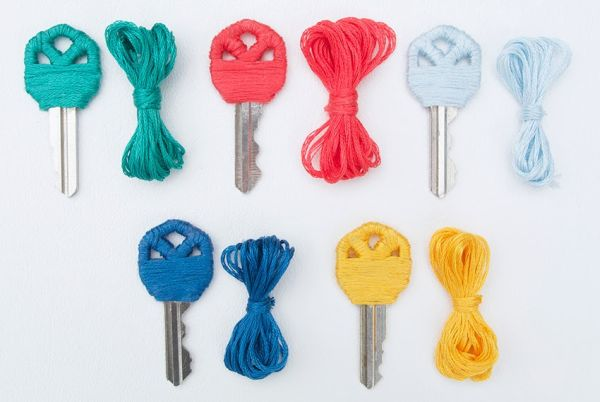
#> input picture Llaves.jpg, 600 x 402 px, found by its file name; the run also reads 1 picture not shown here
$ jupyter execute --allow-errors Taller1_PDI-2024-2.ipynb
#> lines starting #> are read from the running program, lines starting #| are printed output that depends on the picture; after the words box and inside, x2 and y2 are one past the last pixel; in counts of white or black regions, pixels touching at a corner belong together
<a href="https://colab.research.google.com/github/GabrielaRomoM/DIP-2024-2/blob/main/Talleres/Taller1_PDI-2024-2.ipynb" target="_parent"></a>

# Libreria

[cell 1]
#Library
import matplotlib.image as mpimg
import matplotlib.pylab as plt, pylab
from skimage import io, color, filters, morphology
from skimage.morphology import binary_erosion, binary_dilation, binary_opening, binary_closing, disk, skeletonize, rectangle, remove_small_objects
from skimage.io import imread
from skimage import img_as_float
from skimage.filters import threshold_otsu
from skimage.color import rgb2gray
import matplotlib.pyplot as plt
import numpy as np
import cv2

# Cargar Datos

[cell 2]
def load_data(FILEID):
    #FILEID es la identificación de un archivo .zip en mi drive con permisos para cualquiera que posea el ID
    ## dicho ID se encuentra en celdas más abajo.
    #Se carga, descomprime y finalmente guarda en la variable Data el conjunto de datos.
    !wget --load-cookies /tmp/cookies.txt "https://docs.google.com/uc?export=download&confirm=$(wget --quiet --save-cookies /tmp/cookies.txt --keep-session-cookies --no-check-certificate 'https://docs.google.com/uc?export=download&id='$FILEID -O- | sed -rn 's/.*confirm=([0-9A-Za-z_]+).*/\1\n/p')&id="$FILEID -O parches.zip && rm -rf /tmp/cookies.txt
    !unzip parches.zip
    !dir

    #Data=df.read_csv('/content/UpdatedResumeDataSet.csv')

[cell 3]
load_data('1MNxr-FFnz2RIurEpQgQg6m377DdqsZZY')

# Taller

## Ejercicio 1
Crea un algoritmo que identifique y separe cada uno de los objetos presentes en la siguiente imagen, objeto en color blanco y fonde de color negro

[cell 4]
# Cargar Imagen
path='/content/images/'
image = mpimg.imread(path + 'llaves.jpg')
#> image is the input picture: shape (402, 600, 3); mean R, G, B 207.3, 207.6, 209
# Convertir Imagen (RGB a HSV)
image_hsv_skimage = color.rgb2hsv(image)
#> image_hsv_skimage: shape (402, 600, 3) float64; mean of channels 0, 1, 2 0.582, 0.202, 0.893

# Definir rangos en HSV y crear mascaras
def create_hsv_mask(image_hsv, lower_bound, upper_bound):
    mask = np.all((image_hsv >= lower_bound) & (image_hsv <= upper_bound), axis=-1)
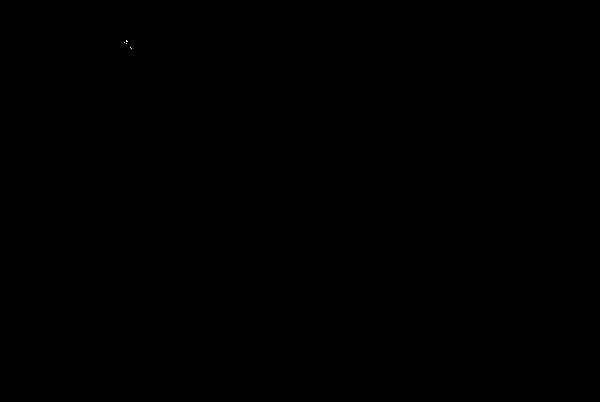
#> mask: shape (402, 600) bool; 0% white in thin lines or dots, all inside (x1, y1, x2, y2) = (124, 40, 132, 49)
    return mask

# Umbrales en HSV para diferenciar las llaves
black_lower = np.array([0.0, 0.0, 0.0])
black_upper = np.array([1.0, 1.0, 0.2])
red_lower1 = np.array([0.0, 0.2, 0.2])
red_upper1 = np.array([0.05, 1.0, 1.0])
red_lower2 = np.array([0.95, 0.2, 0.2])
red_upper2 = np.array([1.0, 1.0, 1.0])
green_lower = np.array([0.2, 0.2, 0.2])
green_upper = np.array([0.4, 1.0, 1.0])
blue_lower = np.array([0.5, 0.2, 0.2])
blue_upper = np.array([0.75, 1.0, 1.0])

#Crear mascaras para cada color
maskbk = create_hsv_mask(image_hsv_skimage, black_lower, black_upper)
maskr = create_hsv_mask(image_hsv_skimage, red_lower1, red_upper1) | create_hsv_mask(image_hsv_skimage, red_lower2, red_upper2)
#> maskr: shape (402, 600) bool; 6.5% white; 4 white regions (1 under 20 px), largest, box (x1, y1, x2, y2) and area: (300, 17, 396, 184) 10064, (208, 19, 288, 106) 5540, (248, 128, 252, 166) 90
maskg = create_hsv_mask(image_hsv_skimage, green_lower, green_upper)
maskbl = create_hsv_mask(image_hsv_skimage, blue_lower, blue_upper)

# Remove small objects (ruido)
maskbk = remove_small_objects(maskbk, min_size=500)
maskr = remove_small_objects(maskr, min_size=500)
#> maskr: shape (402, 600) bool; 6.5% white; 2 white regions, box (x1, y1, x2, y2) and area: (300, 17, 396, 184) 10064, (208, 19, 288, 106) 5540
maskg = remove_small_objects(maskg, min_size=500)
maskbl = remove_small_objects(maskbl, min_size=500)
#> maskbl: shape (402, 600) bool; 6.6% white; 4 white regions, box (x1, y1, x2, y2) and area: (220, 235, 295, 381) 7010, (137, 219, 215, 304) 5255, (26, 24, 104, 112) 2975, (508, 41, 530, 97) 641

# Extraer cada llave usando las máscaras
keyblack = image.copy() ; keyblack[~maskbk] = 0
keyred = image.copy() ; keyred[~maskr] = 0
keygreen = image.copy() ; keygreen[~maskg] = 0
keyblue = image.copy() ; keyblue[~maskbl] = 0

# Cambiar fondo (Blanco)
bg_keyblack = keyblack.copy() ; bg_keyblack[~maskbk] = [255,255,255]
bg_keyred = keyred.copy() ; bg_keyred[~maskr] = [255, 255, 255]
bg_keygreen = keygreen.copy() ; bg_keygreen[~maskg] = [255, 255, 255]
bg_keyblue = keyblue.copy() ; bg_keyblue[~maskbl] = [255, 255, 255]

# Mostrar imagenes
plt.figure(figsize=(20,10))
plt.subplot(151), plt.imshow(image), plt.title('Original Image'), plt.axis('off')
plt.subplot(152), plt.imshow(bg_keyblack), plt.title('Black Key'), plt.axis('off')
plt.subplot(153), plt.imshow(bg_keyred), plt.title('Red Key'), plt.axis('off')
plt.subplot(154), plt.imshow(bg_keygreen), plt.title('Green Key'), plt.axis('off')
plt.subplot(155), plt.imshow(bg_keyblue), plt.title('Blue Key'), plt.axis('off')
plt.tight_layout()
plt.show()
#> the answer given: ../Llaves.jpg

## Ejercicio 2

Diseña una clase que acepte una imagen en formato RGB y aplique manualmente las siguientes transformaciones:

*   Conversión de RGB a HSV
*   Conversión de RGB a CMYK

Para ambas conversiones (HSV y CMYK) Si los valores de RGb estan de 0 a 255 normalizar para obtener valores en el rango de 0 a 1.

**Conversión Manual de RGB a HSV**

- Determinar el valor máximo, minimo y la diferencia entre ellos:

$$C_{max} = \max(R_{norm}, G_{norm}, B_{norm})$$
$$C_{min} = \min(R_{norm}, G_{norm}, B_{norm})
$$
$$\Delta = C_{max} - C_{min}$$

- Calcular el tono (Hue,H):
Se calcula en grados (0 a 360):
$$H = \begin{cases} 0 & \text{si } \Delta = 0 \\60^\circ \times \left( \frac{G_{norm} - B_{norm}}{\Delta} \mod 6 \right) & \text{si } C_{max} = R_{norm} \\
60^\circ \times \left( \frac{B_{norm} - R_{norm}}{\Delta} + 2 \right) & \text{si } C_{max} = G_{norm} \\60^\circ \times \left( \frac{R_{norm} - G_{norm}} {\Delta} + 4 \right) & \text{si } C_{max} = B_{norm}\end{cases}$$

    Si H es negativo, se debe sumar 360 para llevarlo al rango de 0 a 360.

- Calcular la saturación (Saturation, S):

$$S = \begin{cases} 0 & \text{si } C_{max} = 0 \\\frac{\Delta}{C_{max}} & \text{si } C_{max} \neq 0\end{cases}$$

- Calcular el brillo (Value, V):

$$V = C_{max}$$

Para una imagen completa, se repite el proceso para cada píxel.

**Conversión manual RGB a CMYK**

- Cálculo de K(Negro):
$${K} = 1 - \max(R, G, B)$$

- Cálculo de C(Cian):
$${C} = \frac{1 - R - \text{K}}{1 - \text{K}} \quad \text{si} \quad \text{K} < 1$$

- Cálculo de M(Magenta):
$${M} = \frac{1 - G - \text{K}}{1 - \text{K}} \quad \text{si} \quad \text{K} < 1$$

- Cálculo de Y(Amarillo):
$${Y} = \frac{1 - B - \text{K}}{1 - \text{K}} \quad \text{si} \quad \text{K} < 1$$

- Escala a porcentaje:
$$\quad C = C \times 100, \quad M = M \times 100, \quad Y = Y \times 100, \quad K = K \times 100$$

### Definición de Clase Manual

[cell 5]
class convcolor:
  def __init__(self, img):
    self.imagen = img/255 # Normalizar a [0,1]

  def converhsv(self):
    #Descomposición de los tres canales de color RGB
    r, g, b = self.imagen[:,:,0], self.imagen[:,:,1], self.imagen[:,:,2]
    #Determinar el valor máximo y minimo entre los componentes de la imagen
    max_rgb = np.max(self.imagen, axis=2)
    min_rgb = np.min(self.imagen, axis=2)
    delta = max_rgb - min_rgb

    #Condiciones (Mascaras para identificar los pixeles sin uso de ciclos)
    mask_r = (max_rgb == r)
#> mask_r: shape (402, 600) bool; 17.4% white; 113 white regions (93 under 20 px), largest, box (x1, y1, x2, y2) and area: (207, 15, 400, 192) 20701, (416, 218, 502, 385) 9322, (330, 217, 422, 384) 7875
    mask_g = (max_rgb == g)
#> mask_g: shape (402, 600) bool; 5.9% white; 278 white regions (227 under 20 px), largest, box (x1, y1, x2, y2) and area: (102, 16, 183, 180) 5201, (32, 32, 101, 196) 2755, (161, 304, 188, 385) 1038
    mask_b = (max_rgb == b)
#> mask_b: shape (402, 600) bool; 78.8% white; 178 black regions (148 under 20 px), largest, box (x1, y1, x2, y2) and area: (207, 15, 400, 192) 20753, (329, 210, 506, 390) 18486, (102, 19, 183, 180) 4349
    d0 = (delta>0) #Evitar divisiones por cero
#> d0: shape (402, 600) bool; 99.5% white; black in thin lines or dots, all inside (x1, y1, x2, y2) = (19, 17, 511, 385)

    #Calcular tono (Hue,H)
    h = np.zeros_like(max_rgb)  # Inicializar matriz de Hue
    h[mask_r & d0] = 60 * ((g[mask_r & d0] - b[mask_r & d0]) / delta[mask_r & d0])
    h[mask_g & d0] = 60 * ((b[mask_g & d0] - r[mask_g & d0]) / delta[mask_g & d0] + 2)
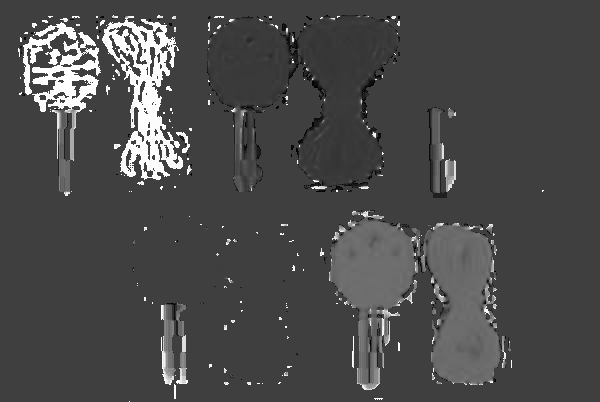
#> h: shape (402, 600) float64; min -60, max 180, mean 10.7; drawn with min black and max white
    h[mask_b & d0] = 60 * ((r[mask_b & d0] - g[mask_b & d0]) / delta[mask_b & d0] + 4)
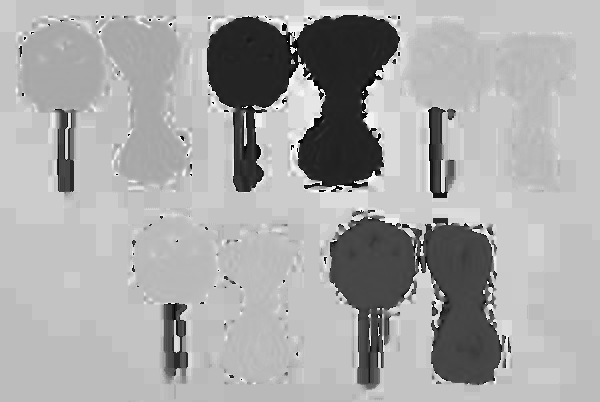
#> h: shape (402, 600) float64; min -56.47, max 300, mean 179.9; drawn with min black and max white
    h = h % 360 #Ajusta valores negativos de H
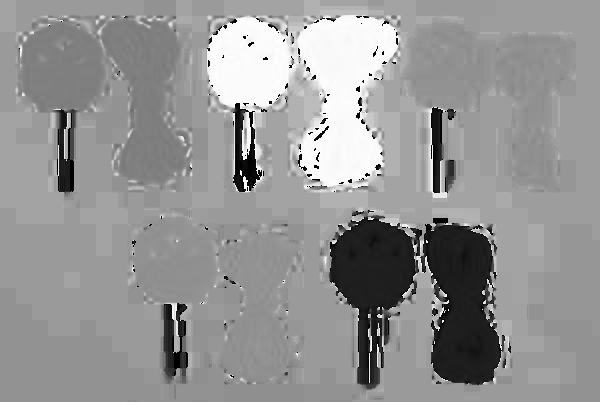
#> h: shape (402, 600) float64; min 0, max 359.7, mean 209.7; drawn with min black and max white

    #Calcular saturación (Saturation, S)
    s = np.zeros_like(max_rgb)
    s[max_rgb == 0] = 0
    s[max_rgb > 0] = delta[max_rgb > 0] / max_rgb[max_rgb > 0]

    #Calcular valor (Value, V)
    v = max_rgb

    #Unión de todos los canales
    hsv = np.stack((h, s, v), axis=2)
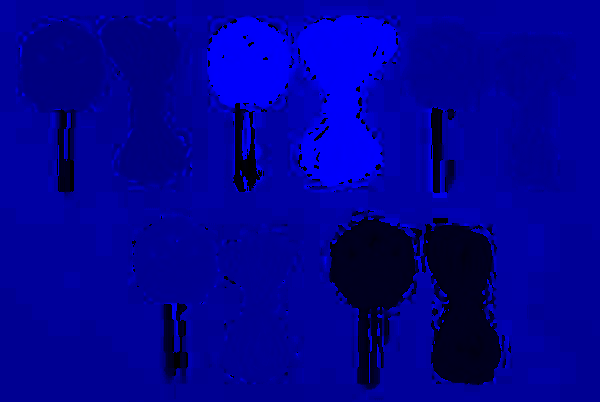
#> hsv: shape (402, 600, 3) float64; mean of channels 0, 1, 2 209.7, 0.2, 0.9; drawn with min black and max white
    hsvimg = np.clip(hsv, 0, 1)
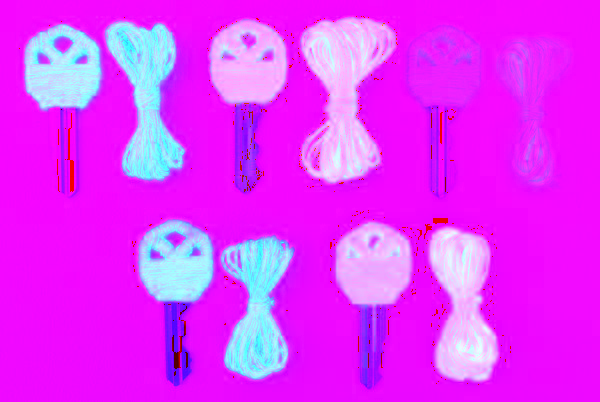
#> hsvimg: shape (402, 600, 3) float64; mean of channels 0, 1, 2 0.993, 0.202, 0.893; drawn as B, G, R

    plt.figure(figsize=(12, 8))
    plt.subplot(131), plt.imshow(self.imagen), plt.title('Original Image'), plt.axis('off')
    plt.subplot(132), plt.imshow(hsvimg), plt.title('HSV Image'), plt.axis('off')

  def convercmyk(self):
    #Calcular K (Negro)
    k = 1 - np.max(self.imagen, axis=2)
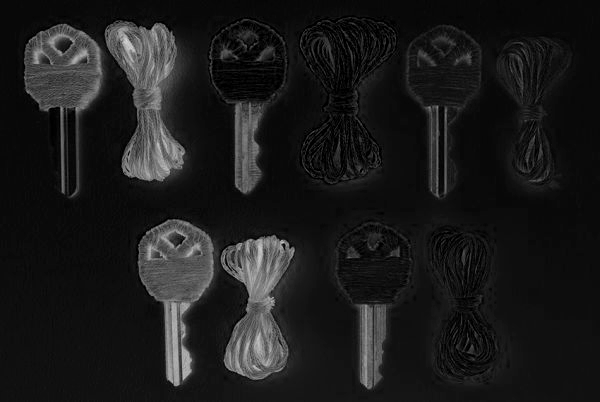
#> k: shape (402, 600) float64; min 0, max 0.867, mean 0.107
    kmask = (k>0) #Evitar divisiones por cero
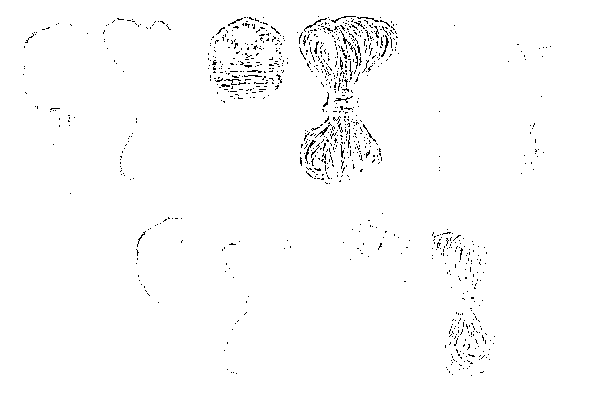
#> kmask: shape (402, 600) bool; 98.5% white; black in thin lines or dots, all inside (x1, y1, x2, y2) = (23, 16, 551, 376)

    # Asignar directamente 0 a C, M, Y para los píxeles donde k >= 1
    c = (1 - self.imagen[:,:,0] - k)
    m = (1 - self.imagen[:,:,1] - k)
    y = (1 - self.imagen[:,:,2] - k)

    nkmask = ~kmask  # Invertir la máscara para los píxeles no negros
    c[nkmask] = c[nkmask] / (1 - k[nkmask])
    m[nkmask] = m[nkmask] / (1 - k[nkmask])
    y[nkmask] = y[nkmask] / (1 - k[nkmask])

    #Convertir de escala 0-100
    c = c*100
    m = m*100
    y = y*100
    k = k*100

    #Union de todos los canales
    cmyk = np.stack((c, m, y, k), axis=2)
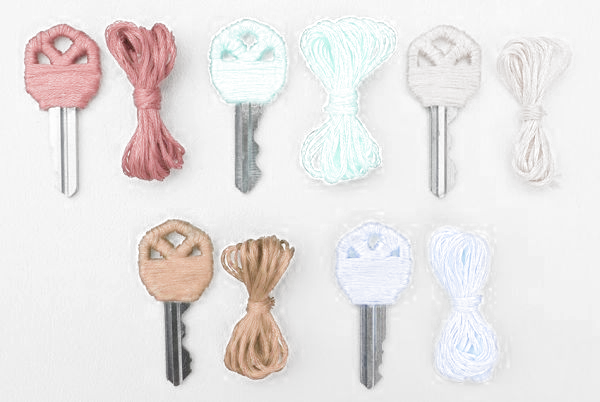
#> cmyk: shape (402, 600, 4) float64; mean R, G, B, A 8, 7.9, 7.4, 10.7; transparent parts drawn white
    cmykimg = np.clip(cmyk, 0, 1)
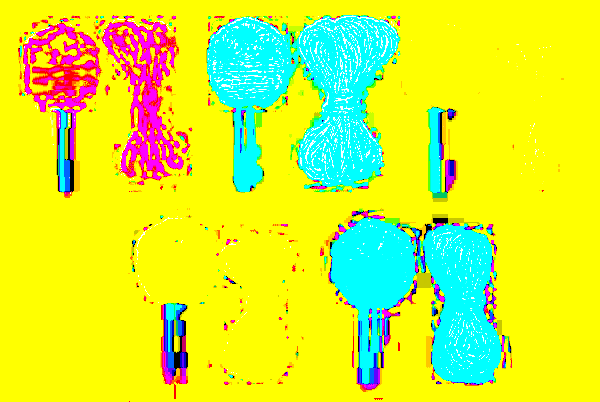
#> cmykimg: shape (402, 600, 4) float64; mean R, G, B, A 0.818, 0.928, 0.201, 0.983; transparent parts drawn white

    plt.subplot(133), plt.imshow(cmykimg), plt.title('CMYK Image'), plt.axis('off')
    plt.show()

def showconv(image):
  path='/content/images/'
  image = mpimg.imread(path + img)
  new = convcolor(image)
  new.converhsv(),new.convercmyk()

### Impresión imagenes (RGB,HSV,CYMK)

[cell 6]
img = input("Ingrese la imagen a convertir con su extensión (.jpg,.png,etc):\r")
showconv(img)

## Ejercicio 3

Desarrolla una clase que acepte una imagen y realice las siguientes transformaciones de forma manual:

- Escalado de Imagen.
- Cambio de tamaño de Imagen.

### Definición de clase manual

[cell 7]
class imgtransform:
  def __init__(self, img):
    self.imagen = img

  def scaleimg(self,factor):
    #Utilizando interpolacion
    height, width, channels = self.imagen.shape
    newheight = int(height * factor)
    newwidth = int(width * factor)
    #Crear nueva imagen
    new_img = np.zeros((newheight, newwidth, channels), dtype=np.uint8)
    #Recorrer la imagen
    for i in range(newheight):
      for j in range(newwidth):
        #Obtener las coordenadas originales en la imagen original
        x = int(i * height / newheight)
        y = int(j * width / newwidth)
        new_img[i, j] = self.imagen[x, y]
    plt.figure(figsize=(15, 10))
    plt.subplot(121)
    plt.imshow(self.imagen)
    plt.title(f'Original Image {width}x{height}')
    plt.axis('off')
    plt.subplot(122)
    plt.imshow(new_img)
    plt.title(f'Scaled Image {factor}=({newwidth}x{newheight})')
    plt.axis('off')
    plt.show()

  def resizeimg(self,new_height,new_width):
    #Utilizando interpolación
    height, width, channels = self.imagen.shape
    #Crear nueva imagen
    new_imgr = np.zeros((new_height, new_width, channels), dtype=np.uint8)
    #Recorrer la imagen
    for k in range(new_height):
      for l in range(new_width):
        #Obtener las coordenadas originales en la imagen
        x = int(k * height / new_height)
        y = int(l * width / new_width)
        new_imgr[k, l] = self.imagen[x, y]
    plt.figure(figsize=(12, 8))
    plt.imshow(new_imgr)
    plt.title(f'Resized Image ({new_width}x{new_height})')
    plt.axis('off')
    plt.show()

def showtrans(image):
  path='/content/images/'
  image = mpimg.imread(path + img2)
  new = imgtransform(image)
  new.scaleimg(sc)
  new.resizeimg(himg,wimg)

### Impresión de Imagenes (Original, Escala, Tamaño)

[cell 8]
img2 = input("Ingrese la imagen a transformar con su extensión (.jpg,.png,etc):\r")
#> the answer given: ../clock2.jpg
sc = float(input("Ingrese el factor de escalado:\r"))
#> the answer given: 3
himg = int(input("Ingrese el tamaño de la imagen (Alto):\r"))
#> the answer given: 3
wimg = int(input("Ingrese el tamaño de la imagen (Ancho):\r"))
#> the answer given: 3
showtrans(img2)

## Ejercicio 4

Reproduce los procesos enseñados en clase utilizando la biblioteca Opencv. Aplica las mismas transformaciones usando las funciones proporcionadas por la librería.)

### Erosion

[cell 9]
path = '/content/images/'

# Cargar la imagen y convertirla a escala de grises
im = cv2.imread(path + 'clock2.jpg', cv2.IMREAD_COLOR)
im_gray = cv2.cvtColor(im, cv2.COLOR_BGR2GRAY)

# Convertir a imagen binaria utilizando un umbral de 0.5 (128 en escala de grises)
_, binary_im = cv2.threshold(im_gray, 128, 255, cv2.THRESH_BINARY)

plt.figure(figsize=(20, 20))
plt.subplot(1, 3, 1), plt.imshow(binary_im, cmap='gray'), plt.title('Original Image'), plt.axis('off')
# Erosión con un rectángulo de tamaño (3, 3)
kernel = np.ones((3, 3), np.uint8)
erosion1 = cv2.erode(binary_im, kernel, iterations=1)
plt.subplot(1, 3, 2), plt.imshow(erosion1, cmap='gray'), plt.title('Erosion with Rectangle 3x3'), plt.axis('off')
# Erosión con un rectángulo de tamaño (1, 15)
kernel2 = np.ones((1, 15), np.uint8)
erosion2 = cv2.erode(binary_im, kernel2, iterations=1)
plt.subplot(1, 3, 3), plt.imshow(erosion2, cmap='gray'), plt.title('Erosion with Rectangle 1x15'), plt.axis('off')
plt.show()

### Dilation

[cell 10]
# Cargar la imagen con transparencia (canal alfa)
im = cv2.imread(path + 'tagore.png', cv2.IMREAD_UNCHANGED)

# Normalizar la imagen
#> (the rest of this cell did not finish here and is left out)

### Opening and Closing

[cell 11]
# Cargar la imagen y convertir a escala de grises
im = cv2.imread(path + 'circles.jpg', cv2.IMREAD_COLOR)
#> (the rest of this cell did not finish here and is left out)

### Computing the convex hull

[cell 12]
# Función para mostrar las imágenes lado a lado
def plot_images_horizontally(original, filtered, filter_name, sz=(18, 7)):
    plt.gray()
    plt.figure(figsize=sz)
    plt.subplot(121), plt.imshow(original, cmap='gray'), plt.title('Original'), plt.axis('off')
    plt.subplot(122), plt.imshow(filtered, cmap='gray'), plt.title(filter_name), plt.axis('off')
    plt.show()

# Cargar la imagen y convertirla a escala de grises
im = cv2.imread(path + 'horse-dog.jpg', cv2.IMREAD_GRAYSCALE)

# Umbralizar la imagen para obtener una imagen binaria
threshold = 0.5 * 255  # Umbralizamos usando 0.5 de 255
_, im_binary = cv2.threshold(im, threshold, 255, cv2.THRESH_BINARY)

# Encontrar los contornos en la imagen binaria
contours, _ = cv2.findContours(im_binary, cv2.RETR_EXTERNAL, cv2.CHAIN_APPROX_SIMPLE)
#> contours = []

# Crear una imagen en negro para dibujar el contorno convexo
chull = np.zeros_like(im_binary)

# Dibujar el contorno convexo en la imagen
for contour in contours:
    # Obtener el contorno convexo de cada contorno
    hull = cv2.convexHull(contour)
    cv2.drawContours(chull, [hull], -1, 255, thickness=cv2.FILLED)
#> this loop made 0 passes

# Mostrar la imagen original y el contorno convexo
#> (the rest of this cell did not finish here and is left out)


### Removing small objects

[cell 13]
# Función para mostrar las imágenes lado a lado
# [6 lines left out: function plot_images_horizontally, not called in this run]

# Cargar la imagen y convertirla a escala de grises
im = cv2.imread(path + 'circles.jpg', cv2.IMREAD_GRAYSCALE)

# Umbralizar la imagen para obtener una imagen binaria
threshold = 0.5 * 255  # Umbralizamos usando 0.5 de 255
_, im_binary = cv2.threshold(im, threshold, 255, cv2.THRESH_BINARY)

# Mostrar la imagen original binarizada
plt.figure(figsize=(10, 10))
#> (the rest of this cell did not finish here and is left out)

### Morphological contrast enhancement

[cell 14]
# Función para mostrar las imágenes en escala de grises
# [4 lines left out: function plot_gray_image, not called in this run]

# Cargar la imagen y convertirla a escala de grises
#> (the rest of this cell did not finish here and is left out)

### Noise removal with median filter

[cell 15]
# Función para mostrar las imágenes en escala de grises
# [4 lines left out: function plot_gray_image, not called in this run]

# Cargar la imagen en escala de grises
noisy_image = cv2.imread(path + 'lena.jpg', cv2.IMREAD_GRAYSCALE)

# Agregar ruido sal y pimienta
#> (the rest of this cell did not finish here and is left out)

## Ejercicio 5

Crea una clase que reciba una imagen binaria y que cuente con métodos para realizar las operaciones morfológicas que se han visto en clase.

### Definición de Clase

[cell 16]
class OpMorfo:
    def __init__(self, imagen):
        self.imagen = imagen
        self.resultados = {}

    def erosion(self):
        r = rectangle(3, 3)
        im_erosion = binary_erosion(self.imagen, r)
        self.resultados['Erosión'] = im_erosion

    def dilatacion(self):
        im_dil = binary_dilation(self.imagen, disk(3))
        self.resultados['Dilatación'] = im_dil

    def opening(self):
        im_opening = binary_opening(self.imagen, disk(3))
        self.resultados['Opening'] = im_opening

    def closing(self):
        im_closing = binary_closing(self.imagen, disk(3))
        self.resultados['Closing'] = im_closing

    def skeleton(self):
        skeleton = skeletonize(self.imagen)
        self.resultados['Skeleton'] = skeleton

    def imagenesp(self):
        # Mostrar todos los resultados de las operaciones morfológicas
        pylab.gray()
        pylab.figure(figsize=(18, 9))
        pylab.subplot(231), pylab.imshow(self.imagen), pylab.title('Original'), pylab.axis('off')

        # Operaciones morfológicas
        for i, (nombre, resultado) in enumerate(self.resultados.items(), start=2):
            pylab.subplot(2, 3, i), pylab.imshow(resultado),pylab.title(nombre), pylab.axis('off')
        pylab.tight_layout()
        pylab.show()

def showopmorf(image):
  path='/content/images/'
  image = mpimg.imread(path + img3)
  im = rgb2gray(image)
  im[im <= 0.5] = 0
  im[im > 0.5] = 1
  op = OpMorfo(im)
  op.erosion(), op.dilatacion(), op.opening(), op.closing(), op.skeleton()
  op.imagenesp()

### Impresión Imagenes

[cell 17]
img3 = input("Ingrese el nombre de la imagen con su extensión (.jpg,.png,etc):\r")
#> the answer given: ../clock2.jpg
showopmorf(img3)
#> the loop in imagenesp, `for i, (nombre, resultado) in enumerate(self.resultados.items(), start..` made 5 passes
#> nombre on passes 1 to 5: 'Erosión', 'Dilatación', 'Opening', 'Closing', 'Skeleton'
